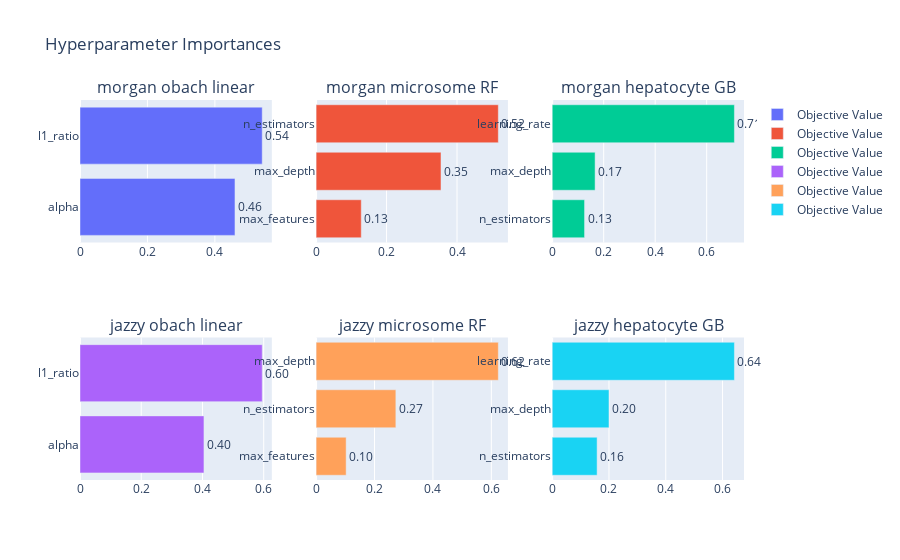

The code cell stored with this chart in its notebook:
### Code cell
rows = 2
cols = 3
height = 700
fig = sp.make_subplots(rows=rows, cols=cols, subplot_titles=titles)

# Add each figure to the subplot
for i in range(rows):
    for j in range(cols):
        # Extract the data from the Figure class and add it to the subplot
        trace = plots[i * cols + j]['data'][0]
        fig.add_trace(trace, row=i + 1, col=j + 1)   

# Update layout and show the plot
fig.update_layout(title_text="Hyperparameter Importances", height=height)
fig.show()

### Figure 1 — Plotly figure (JSON) as saved in the notebook; plotly's stock layout.template omitted (floating-point values rounded to 4 significant figures)
{"data": [{"cliponaxis": false, "hovertemplate": ["alpha (FloatDistribution): 0.4595922576134007<extra></extra>", "l1_ratio (FloatDistribution): 0.5404077423865994<extra></extra>"], "name": "Objective Value", "orientation": "h", "text": ["0.46", "0.54"], "textposition": "outside", "type": "bar", "x": [0.4596, 0.5404], "xaxis": "x", "y": ["alpha", "l1_ratio"], "yaxis": "y"}, {"cliponaxis": false, "hovertemplate": ["max_features (CategoricalDistribution): 0.1282204973158358<extra></extra>", "max_depth (CategoricalDistribution): 0.3545288002402293<extra></extra>", "n_estimators (CategoricalDistribution): 0.5172507024439349<extra></extra>"], "name": "Objective Value", "orientation": "h", "text": ["0.13", "0.35", "0.52"], "textposition": "outside", "type": "bar", "x": [0.1282, 0.3545, 0.5173], "xaxis": "x2", "y": ["max_features", "max_depth", "n_estimators"], "yaxis": "y2"}, {"cliponaxis": false, "hovertemplate": ["n_estimators (CategoricalDistribution): 0.12574613962291087<extra></extra>", "max_depth (CategoricalDistribution): 0.16664779592771065<extra></extra>", "learning_rate (FloatDistribution): 0.7076060644493786<extra></extra>"], "name": "Objective Value", "orientation": "h", "text": ["0.13", "0.17", "0.71"], "textposition": "outside", "type": "bar", "x": [0.1257, 0.1666, 0.7076], "xaxis": "x3", "y": ["n_estimators", "max_depth", "learning_rate"], "yaxis": "y3"}, {"cliponaxis": false, "hovertemplate": ["alpha (FloatDistribution): 0.4048318706706961<extra></extra>", "l1_ratio (FloatDistribution): 0.595168129329304<extra></extra>"], "name": "Objective Value", "orientation": "h", "text": ["0.40", "0.60"], "textposition": "outside", "type": "bar", "x": [0.4048, 0.5952], "xaxis": "x4", "y": ["alpha", "l1_ratio"], "yaxis": "y4"}, {"cliponaxis": false, "hovertemplate": ["max_features (CategoricalDistribution): 0.1029297087834188<extra></extra>", "n_estimators (CategoricalDistribution): 0.27312962736564605<extra></extra>", "max_depth (CategoricalDistribution): 0.6239406638509352<extra></extra>"], "name": "Objective Value", "orientation": "h", "text": ["0.10", "0.27", "0.62"], "textposition": "outside", "type": "bar", "x": [0.1029, 0.2731, 0.6239], "xaxis": "x5", "y": ["max_features", "n_estimators", "max_depth"], "yaxis": "y5"}, {"cliponaxis": false, "hovertemplate": ["n_estimators (CategoricalDistribution): 0.15823418533204522<extra></extra>", "max_depth (CategoricalDistribution): 0.2000208715352203<extra></extra>", "learning_rate (FloatDistribution): 0.6417449431327346<extra></extra>"], "name": "Objective Value", "orientation": "h", "text": ["0.16", "0.20", "0.64"], "textposition": "outside", "type": "bar", "x": [0.1582, 0.2, 0.6417], "xaxis": "x6", "y": ["n_estimators", "max_depth", "learning_rate"], "yaxis": "y6"}], "layout": {"annotations": [{"font": {"size": 16}, "showarrow": false, "text": "morgan obach linear", "x": 0.1444, "xanchor": "center", "xref": "paper", "y": 1, "yanchor": "bottom", "yref": "paper"}, {"font": {"size": 16}, "showarrow": false, "text": "morgan microsome RF", "x": 0.5, "xanchor": "center", "xref": "paper", "y": 1, "yanchor": "bottom", "yref": "paper"}, {"font": {"size": 16}, "showarrow": false, "text": "morgan hepatocyte GB", "x": 0.8556, "xanchor": "center", "xref": "paper", "y": 1, "yanchor": "bottom", "yref": "paper"}, {"font": {"size": 16}, "showarrow": false, "text": "jazzy obach linear", "x": 0.1444, "xanchor": "center", "xref": "paper", "y": 0.375, "yanchor": "bottom", "yref": "paper"}, {"font": {"size": 16}, "showarrow": false, "text": "jazzy microsome RF", "x": 0.5, "xanchor": "center", "xref": "paper", "y": 0.375, "yanchor": "bottom", "yref": "paper"}, {"font": {"size": 16}, "showarrow": false, "text": "jazzy hepatocyte GB", "x": 0.8556, "xanchor": "center", "xref": "paper", "y": 0.375, "yanchor": "bottom", "yref": "paper"}], "autosize": true, "title": {"text": "Hyperparameter Importances"}, "xaxis": {"anchor": "y", "autorange": true, "domain": [0, 0.2889], "range": [0, 0.5689], "type": "linear"}, "xaxis2": {"anchor": "y2", "autorange": true, "domain": [0.3556, 0.6444], "range": [0, 0.5445], "type": "linear"}, "xaxis3": {"anchor": "y3", "autorange": true, "domain": [0.7111, 1], "range": [0, 0.7448], "type": "linear"}, "xaxis4": {"anchor": "y4", "autorange": true, "domain": [0, 0.2889], "range": [0, 0.6265], "type": "linear"}, "xaxis5": {"anchor": "y5", "autorange": true, "domain": [0.3556, 0.6444], "range": [0, 0.6568], "type": "linear"}, "xaxis6": {"anchor": "y6", "autorange": true, "domain": [0.7111, 1], "range": [0, 0.6755], "type": "linear"}, "yaxis": {"anchor": "x", "autorange": true, "domain": [0.625, 1], "range": [-0.5, 1.5], "type": "category"}, "yaxis2": {"anchor": "x2", "autorange": true, "domain": [0.625, 1], "range": [-0.5, 2.5], "type": "category"}, "yaxis3": {"anchor": "x3", "autorange": true, "domain": [0.625, 1], "range": [-0.5, 2.5], "type": "category"}, "yaxis4": {"anchor": "x4", "autorange": true, "domain": [0, 0.375], "range": [-0.5, 1.5], "type": "category"}, "yaxis5": {"anchor": "x5", "autorange": true, "domain": [0, 0.375], "range": [-0.5, 2.5], "type": "category"}, "yaxis6": {"anchor": "x6", "autorange": true, "domain": [0, 0.375], "range": [-0.5, 2.5], "type": "category"}}}
